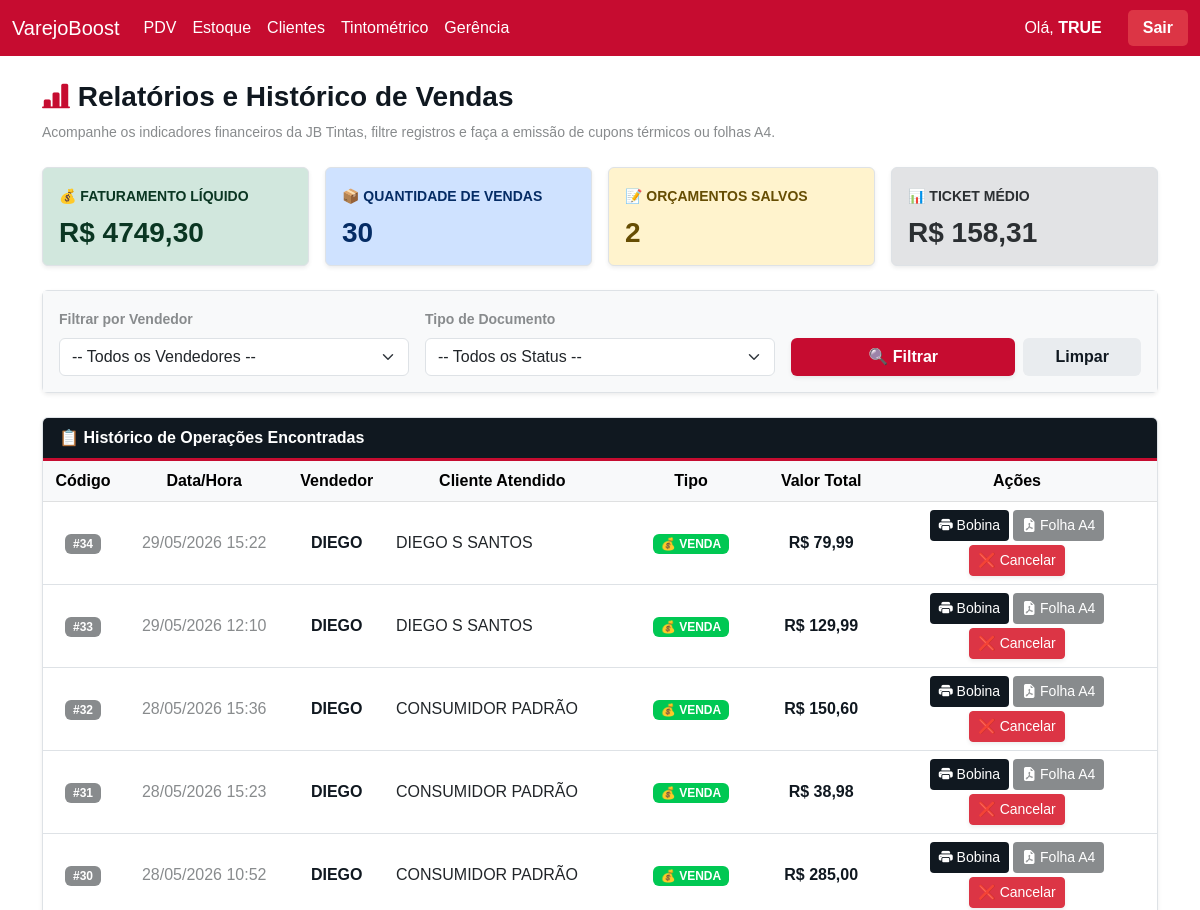
/gerencia/relatorios/ (signed in, upper part), run on an earlier commit of the app's database.
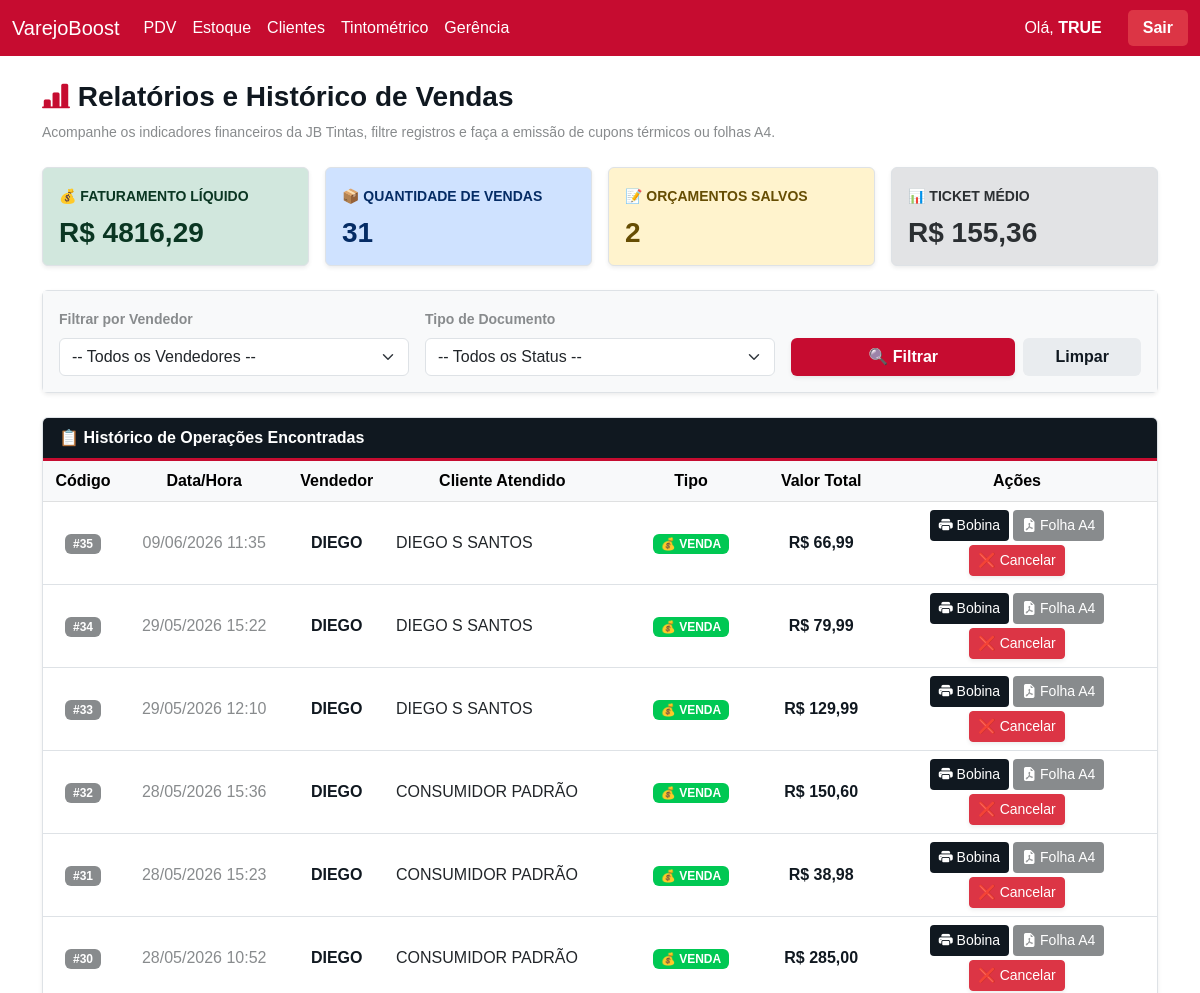
And on a later commit of the database.
### inventario/models.py (models this page shows)
class Vendas(models.Model):
    data_venda = models.DateTimeField(default=timezone.now)
    valor_total = models.DecimalField(max_digits=10, decimal_places=2, default=0.00)
    valor_desconto = models.DecimalField(max_digits=10, decimal_places=2, default=0.00)
    status = models.CharField(max_length=20, default='VENDA')
    troco = models.DecimalField(max_digits=10, decimal_places=2, default=0.00)
    pagamentos_texto = models.TextField(blank=True, null=True)
    cliente = models.CharField(max_length=255, blank=True, null=True)
    indicante = models.CharField(max_length=255, blank=True, null=True)
    vendedor = models.CharField(max_length=100, blank=True, null=True)
    cupom_texto = models.TextField(blank=True, null=True)
    status_fiscal = models.CharField(max_length=50, default='SEM_NOTA')
    chave_acesso = models.CharField(max_length=50, blank=True, null=True)
    numero_nota = models.CharField(max_length=20, blank=True, null=True)
    motivo_erro = models.TextField(blank=True, null=True)
    arquivo_pdf = models.FileField(upload_to='notas_fiscais/pdfs/', blank=True, null=True)
    arquivo_xml = models.FileField(upload_to='notas_fiscais/xmls/', blank=True, null=True)
    class Meta: db_table = 'inventario_vendas'

### inventario/views/relatorios.py (the view)
# urls.py: path('gerencia/relatorios/', relatorios.tela_relatorios, name='tela_relatorios'),
def tela_relatorios(request):
    if 'usuario_logado' not in request.session:
        return redirect('login')
    queryset = Vendas.objects.all().order_by('-id')
    vendedores = Usuarios.objects.all()
    filtro_vendedor = request.GET.get('vendedor', '')
    filtro_status = request.GET.get('status', '')
    if filtro_vendedor and filtro_vendedor.strip():
        queryset = queryset.filter(vendedor__icontains=filtro_vendedor.strip())
    if filtro_status and filtro_status.strip():
        queryset = queryset.filter(status=filtro_status.strip())
    faturamento = queryset.filter(status='VENDA').aggregate(Sum('valor_total'))['valor_total__sum'] or 0
    qtd_vendas = queryset.filter(status='VENDA').count()
    qtd_orcamentos = queryset.filter(status='ORCAMENTO').count()
    ticket_medio = (faturamento / qtd_vendas) if qtd_vendas > 0 else 0
    return render(request, 'inventario/relatorios.html', {
        'vendas': queryset,
        'vendedores': vendedores,
        'faturamento': faturamento,
        'qtd_vendas': qtd_vendas,
        'qtd_orcamentos': qtd_orcamentos,
        'ticket_medio': ticket_medio,
        'filtro_vendedor': filtro_vendedor,
        'filtro_status': filtro_status
    })

### inventario/templates/inventario/relatorios.html (shortened to what the changed rows need)
{% extends 'inventario/base.html' %}
{% block content %}
<div class="row g-3 mb-4">
    <div class="col-md-3">
        <div class="card shadow-sm border-0 h-100" style="background-color: #d1e7dd;">
            <div class="card-body">
                <span class="small fw-bold text-success-emphasis">💰 FATURAMENTO LÍQUIDO</span>
                <h3 class="fw-bold mt-2 mb-0 text-success-emphasis">R$ {{ faturamento|default:"0"|floatformat:2 }}</h3>
            </div>
        </div>
    </div>
    <div class="col-md-3">
        <div class="card shadow-sm border-0 h-100" style="background-color: #cfe2ff;">
            <div class="card-body">
                <span class="small fw-bold text-primary-emphasis">📦 QUANTIDADE DE VENDAS</span>
                <h3 class="fw-bold mt-2 mb-0 text-primary-emphasis">{{ qtd_vendas|default:"0" }}</h3>
            </div>
        </div>
    </div>
    <div class="col-md-3">
        <div class="card shadow-sm border-0 h-100" style="background-color: #e2e3e5;">
            <div class="card-body">
                <span class="small fw-bold text-secondary-emphasis">📊 TICKET MÉDIO</span>
                <h3 class="fw-bold mt-2 mb-0 text-secondary-emphasis">R$ {{ ticket_medio|default:"0"|floatformat:2 }}</h3>
            </div>
        </div>
    </div>
</div>
<div class="card shadow-sm border-0">
    <div class="card-body p-0">
        <div class="table-responsive">
            <table class="table table-hover align-middle text-center mb-0">
                <thead class="table-light">
                    <tr>
                        <th width="80">Código</th>
                        <th>Data/Hora</th>
                        <th>Vendedor</th>
                        <th>Cliente Atendido</th>
                        <th>Tipo</th>
                        <th>Valor Total</th>
                        <th class="text-center" width="280">Ações</th>
                    </tr>
                </thead>
                <tbody>
                    {% for v in vendas %}
                    <tr>
                        <td><span class="badge" style="background-color: #888B8D;">#{{ v.id }}</span></td>
                        <td style="color: #888B8D;">{{ v.data_venda|date:"d/m/Y H:i" }}</td>
                        <td style="color: #101820;"><strong>{{ v.vendedor|upper }}</strong></td>
                        <td class="text-start">{{ v.cliente|default:"CONSUMIDOR PADRÃO"|upper }}</td>
                        <td>
                            {% if v.status == 'VENDA' %}
                                <span class="badge px-2 py-1" style="background-color: #00C853; color: white;">💰 VENDA</span>
                            {% elif v.status == 'CANCELADA' %}
                                <span class="badge px-2 py-1 bg-danger text-white">❌ CANCELADA</span>
                            {% else %}
                                <span class="badge px-2 py-1 text-dark" style="background-color: #FFB81C;">📋 ORÇAMENTO</span>
                            {% endif %}
                        </td>
                        <td class="fw-bold" style="color: #101820;">R$ {{ v.valor_total|floatformat:2 }}</td>
                        <td class="text-center align-middle">
                            <div class="d-flex justify-content-center flex-wrap gap-1">
                                <a href="{% url 'imprimir_cupom' v.id %}" target="_blank" class="btn btn-sm text-white px-2" style="background-color: #101820;" title="Imprimir Bobina">
                                    <i class="bi bi-printer-fill"></i> Bobina
                                </a>
                                <a href="{% url 'imprimir_cupom_a4' v.id %}" target="_blank" class="btn btn-sm text-white px-2" style="background-color: #888B8D;" title="Imprimir Folha A4">
                                    <i class="bi bi-file-earmark-pdf-fill"></i> Folha A4
                                </a>
                                {% if v.status != 'CANCELADA' %}
                                    <button class="btn btn-sm btn-danger px-2 shadow-sm" onclick="abrirModalCancelar('{{ v.id }}')" title="Cancelar Documento">
                                        ❌ Cancelar
                                    </button>
                                {% endif %}
                            </div>
                        </td>
                    </tr>
                    {% endfor %}
                </tbody>
            </table>
        </div>
    </div>
</div>
{% endblock %}

What changed in the data, as far as the page shows it:
added Vendas: id "35", data_venda "09/06/2026 11:35", vendedor "DIEGO", cliente "DIEGO S SANTOS", status "💰 VENDA", valor_total "66,99"
Also different on the page:
{{ faturamento|default:"0"|floatformat:2 }}: "4749,30" → "4816,29"
{{ qtd_vendas|default:"0" }}: "30" → "31"
{{ ticket_medio|default:"0"|floatformat:2 }}: "158,31" → "155,36"
